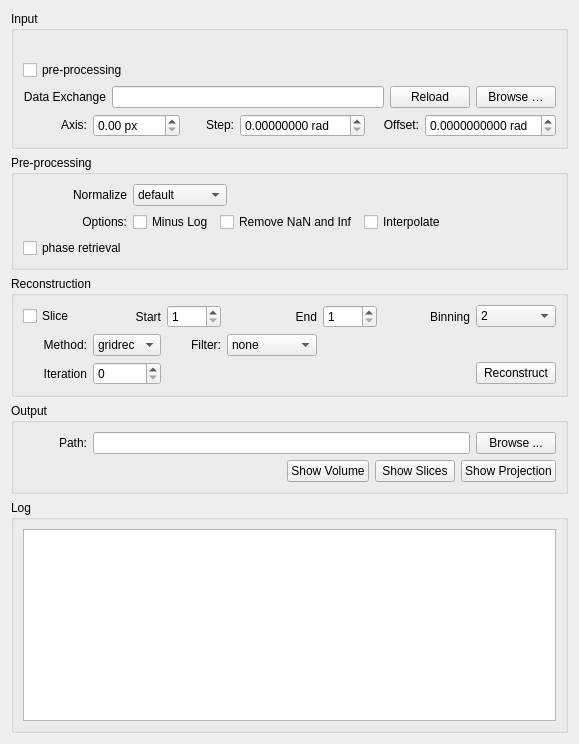
      <widget class="QWidget" name="tab_widgetPage1_2">
       <attribute name="title">
        <string>Reconstruct</string>
       </attribute>
       <layout class="QVBoxLayout" name="verticalLayout">
        <item>
         <widget class="QGroupBox" name="input_container">
          <property name="title">
           <string>Input</string>
          </property>
          <layout class="QVBoxLayout" name="verticalLayout_7">
           <item>
            <layout class="QGridLayout" name="gridLayout_4">
             <item row="0" column="5">
              <spacer name="horizontalSpacer_2">
               <property name="orientation">
                <enum>Qt::Horizontal</enum>
               </property>
               <property name="sizeHint" stdset="0">
                <size>
                 <width>40</width>
                 <height>20</height>
                </size>
               </property>
              </spacer>
             </item>
             <item row="1" column="0">
              <widget class="QCheckBox" name="pre_processing_box">
               <property name="sizePolicy">
                <sizepolicy hsizetype="Fixed" vsizetype="Fixed">
                 <horstretch>0</horstretch>
                 <verstretch>0</verstretch>
                </sizepolicy>
               </property>
               <property name="toolTip">
                <string notr="true"/>
               </property>
               <property name="text">
                <string>pre-processing</string>
               </property>
              </widget>
             </item>
            </layout>
           </item>
           <item>
            <layout class="QHBoxLayout" name="horizontalLayout_3">
             <item>
              <widget class="QLabel" name="input_path_label">
               <property name="sizePolicy">
                <sizepolicy hsizetype="Fixed" vsizetype="Fixed">
                 <horstretch>0</horstretch>
                 <verstretch>0</verstretch>
                </sizepolicy>
               </property>
               <property name="minimumSize">
                <size>
                 <width>64</width>
                 <height>0</height>
                </size>
               </property>
               <property name="toolTip">
                <string notr="true"/>
               </property>
               <property name="text">
                <string>Data Exchange</string>
               </property>
               <property name="alignment">
                <set>Qt::AlignRight|Qt::AlignTrailing|Qt::AlignVCenter</set>
               </property>
              </widget>
             </item>
             <item>
              <widget class="QLineEdit" name="input_path_line">
               <property name="enabled">
                <bool>true</bool>
               </property>
               <property name="sizePolicy">
                <sizepolicy hsizetype="Expanding" vsizetype="Fixed">
                 <horstretch>0</horstretch>
                 <verstretch>0</verstretch>
                </sizepolicy>
               </property>
               <property name="toolTip">
                <string notr="true"/>
               </property>
              </widget>
             </item>
             <item>
              <widget class="QPushButton" name="path_load_rec">
               <property name="text">
                <string>Reload</string>
               </property>
              </widget>
             </item>
             <item>
              <widget class="QPushButton" name="path_select_rec">
               <property name="sizePolicy">
                <sizepolicy hsizetype="Minimum" vsizetype="Fixed">
                 <horstretch>0</horstretch>
                 <verstretch>0</verstretch>
                </sizepolicy>
               </property>
               <property name="toolTip">
                <string notr="true"/>
               </property>
               <property name="text">
                <string>Browse …</string>
               </property>
              </widget>
             </item>
            </layout>
           </item>
           <item>
            <layout class="QGridLayout" name="params_layout" columnstretch="0,0,0,0,0,0,0,0">
             <property name="horizontalSpacing">
              <number>6</number>
             </property>
             <item row="0" column="3">
              <widget class="QDoubleSpinBox" name="axis_spin">
               <property name="sizePolicy">
                <sizepolicy hsizetype="Expanding" vsizetype="Fixed">
                 <horstretch>0</horstretch>
                 <verstretch>0</verstretch>
                </sizepolicy>
               </property>
               <property name="toolTip">
                <string notr="true"/>
               </property>
               <property name="suffix">
                <string> px</string>
               </property>
               <property name="maximum">
                <double>8192.000000000000000</double>
               </property>
               <property name="singleStep">
                <double>0.500000000000000</double>
               </property>
              </widget>
             </item>
             <item row="0" column="4">
              <widget class="QLabel" name="angle_label">
               <property name="sizePolicy">
                <sizepolicy hsizetype="Minimum" vsizetype="Fixed">
                 <horstretch>0</horstretch>
                 <verstretch>0</verstretch>
                </sizepolicy>
               </property>
               <property name="minimumSize">
                <size>
                 <width>48</width>
                 <height>0</height>
                </size>
               </property>
               <property name="toolTip">
                <string notr="true"/>
               </property>
               <property name="text">
                <string>Step:</string>
               </property>
               <property name="alignment">
                <set>Qt::AlignRight|Qt::AlignTrailing|Qt::AlignVCenter</set>
               </property>
              </widget>
             </item>
             <item row="0" column="2">
              <widget class="QLabel" name="axis_label">
               <property name="sizePolicy">
                <sizepolicy hsizetype="Minimum" vsizetype="Fixed">
                 <horstretch>0</horstretch>
                 <verstretch>0</verstretch>
                </sizepolicy>
               </property>
               <property name="minimumSize">
                <size>
                 <width>64</width>
                 <height>0</height>
                </size>
               </property>
               <property name="toolTip">
                <string notr="true"/>
               </property>
               <property name="text">
                <string>Axis:</string>
               </property>
               <property name="alignment">
                <set>Qt::AlignRight|Qt::AlignTrailing|Qt::AlignVCenter</set>
               </property>
              </widget>
             </item>
             <item row="0" column="6">
              <widget class="QLabel" name="offset_label">
               <property name="sizePolicy">
                <sizepolicy hsizetype="Minimum" vsizetype="Fixed">
                 <horstretch>0</horstretch>
                 <verstretch>0</verstretch>
                </sizepolicy>
               </property>
               <property name="minimumSize">
                <size>
                 <width>48</width>
                 <height>0</height>
                </size>
               </property>
               <property name="toolTip">
                <string notr="true"/>
               </property>
               <property name="text">
                <string>Offset:</string>
               </property>
               <property name="alignment">
                <set>Qt::AlignRight|Qt::AlignTrailing|Qt::AlignVCenter</set>
               </property>
              </widget>
             </item>
             <item row="0" column="5">
              <widget class="QDoubleSpinBox" name="angle_step">
               <property name="sizePolicy">
                <sizepolicy hsizetype="Expanding" vsizetype="Fixed">
                 <horstretch>0</horstretch>
                 <verstretch>0</verstretch>
                </sizepolicy>
               </property>
               <property name="toolTip">
                <string notr="true"/>
               </property>
               <property name="suffix">
                <string> rad</string>
               </property>
               <property name="decimals">
                <number>8</number>
               </property>
               <property name="maximum">
                <double>361.000000000000000</double>
               </property>
              </widget>
             </item>
             <item row="0" column="7">
              <widget class="QDoubleSpinBox" name="angle_offset">
               <property name="sizePolicy">
                <sizepolicy hsizetype="Expanding" vsizetype="Fixed">
                 <horstretch>0</horstretch>
                 <verstretch>0</verstretch>
                </sizepolicy>
               </property>
               <property name="toolTip">
                <string notr="true"/>
               </property>
               <property name="suffix">
                <string> rad</string>
               </property>
               <property name="decimals">
                <number>10</number>
               </property>
              </widget>
             </item>
            </layout>
           </item>
          </layout>
         </widget>
        </item>
        <item>
         <widget class="QGroupBox" name="preprocessing_container">
          <property name="enabled">
           <bool>true</bool>
          </property>
          <property name="sizePolicy">
           <sizepolicy hsizetype="Preferred" vsizetype="Preferred">
            <horstretch>0</horstretch>
            <verstretch>0</verstretch>
           </sizepolicy>
          </property>
          <property name="title">
           <string>Pre-processing</string>
          </property>
          <layout class="QVBoxLayout" name="verticalLayout_5">
           <item>
            <layout class="QGridLayout" name="gridLayout_3">
             <item row="1" column="1">
              <layout class="QHBoxLayout" name="horizontalLayout_7">
               <item>
                <widget class="QCheckBox" name="minus_log_box">
                 <property name="text">
                  <string>Minus Log</string>
                 </property>
                </widget>
               </item>
               <item>
                <widget class="QCheckBox" name="fix_naninf_box">
                 <property name="text">
                  <string>Remove NaN and Inf</string>
                 </property>
                </widget>
               </item>
               <item>
                <widget class="QCheckBox" name="interpolate_button">
                 <property name="sizePolicy">
                  <sizepolicy hsizetype="Fixed" vsizetype="Fixed">
                   <horstretch>0</horstretch>
                   <verstretch>0</verstretch>
                  </sizepolicy>
                 </property>
                 <property name="text">
                  <string>Interpolate</string>
                 </property>
                </widget>
               </item>
               <item>
                <spacer name="horizontalSpacer_6">
                 <property name="orientation">
                  <enum>Qt::Horizontal</enum>
                 </property>
                 <property name="sizeHint" stdset="0">
                  <size>
                   <width>40</width>
                   <height>20</height>
                  </size>
                 </property>
                </spacer>
               </item>
              </layout>
             </item>
             <item row="1" column="0">
              <widget class="QLabel" name="label_3">
               <property name="minimumSize">
                <size>
                 <width>64</width>
                 <height>0</height>
                </size>
               </property>
               <property name="text">
                <string>Options:</string>
               </property>
               <property name="alignment">
                <set>Qt::AlignRight|Qt::AlignTrailing|Qt::AlignVCenter</set>
               </property>
              </widget>
             </item>
             <item row="0" column="0">
              <widget class="QLabel" name="label_2">
               <property name="minimumSize">
                <size>
                 <width>64</width>
                 <height>0</height>
                </size>
               </property>
               <property name="text">
                <string>Normalize</string>
               </property>
               <property name="alignment">
                <set>Qt::AlignRight|Qt::AlignTrailing|Qt::AlignVCenter</set>
               </property>
              </widget>
             </item>
             <item row="0" column="1">
              <widget class="QComboBox" name="ffc_options_box">
               <property name="enabled">
                <bool>true</bool>
               </property>
               <property name="sizePolicy">
                <sizepolicy hsizetype="Fixed" vsizetype="Fixed">
                 <horstretch>0</horstretch>
                 <verstretch>0</verstretch>
                </sizepolicy>
               </property>
               <item>
                <property name="text">
                 <string>default</string>
                </property>
               </item>
               <item>
                <property name="text">
                 <string>background</string>
                </property>
               </item>
               <item>
                <property name="text">
                 <string>roi</string>
                </property>
               </item>
              </widget>
             </item>
             <item row="2" column="0">
              <widget class="QCheckBox" name="phase_correction_box">
               <property name="text">
                <string>phase retrieval</string>
               </property>
              </widget>
             </item>
            </layout>
           </item>
          </layout>
         </widget>
        </item>
        <item>
         <widget class="QGroupBox" name="reconstruction_container">
          <property name="title">
           <string>Reconstruction</string>
          </property>
          <layout class="QVBoxLayout" name="verticalLayout_8">
           <item>
            <layout class="QGridLayout" name="gridLayout">
             <item row="0" column="5">
              <widget class="QLabel" name="binning_label">
               <property name="minimumSize">
                <size>
                 <width>64</width>
                 <height>0</height>
                </size>
               </property>
               <property name="text">
                <string>Binning</string>
               </property>
               <property name="alignment">
                <set>Qt::AlignRight|Qt::AlignTrailing|Qt::AlignVCenter</set>
               </property>
              </widget>
             </item>
             <item row="2" column="6">
              <widget class="QPushButton" name="reco_button">
               <property name="sizePolicy">
                <sizepolicy hsizetype="Minimum" vsizetype="Fixed">
                 <horstretch>0</horstretch>
                 <verstretch>0</verstretch>
                </sizepolicy>
               </property>
               <property name="text">
                <string>Reconstruct</string>
               </property>
              </widget>
             </item>
             <item row="1" column="0">
              <widget class="QLabel" name="method_label">
               <property name="sizePolicy">
                <sizepolicy hsizetype="Minimum" vsizetype="Fixed">
                 <horstretch>0</horstretch>
                 <verstretch>0</verstretch>
                </sizepolicy>
               </property>
               <property name="minimumSize">
                <size>
                 <width>64</width>
                 <height>0</height>
                </size>
               </property>
               <property name="font">
                <font>
                 <weight>50</weight>
                 <bold>false</bold>
                </font>
               </property>
               <property name="text">
                <string>Method:</string>
               </property>
               <property name="alignment">
                <set>Qt::AlignRight|Qt::AlignTrailing|Qt::AlignVCenter</set>
               </property>
              </widget>
             </item>
             <item row="1" column="1">
              <widget class="QComboBox" name="method_box">
               <property name="sizePolicy">
                <sizepolicy hsizetype="Minimum" vsizetype="Fixed">
                 <horstretch>0</horstretch>
                 <verstretch>0</verstretch>
                </sizepolicy>
               </property>
               <property name="font">
                <font>
                 <weight>50</weight>
                 <bold>false</bold>
                </font>
               </property>
               <item>
                <property name="text">
                 <string>gridrec</string>
                </property>
               </item>
               <item>
                <property name="text">
                 <string>fbp</string>
                </property>
               </item>
               <item>
                <property name="text">
                 <string>mlem</string>
                </property>
               </item>
               <item>
                <property name="text">
                 <string>sirt</string>
                </property>
               </item>
               <item>
                <property name="text">
                 <string>sartfbp</string>
                </property>
               </item>
              </widget>
             </item>
             <item row="1" column="5">
              <spacer name="horizontalSpacer">
               <property name="orientation">
                <enum>Qt::Horizontal</enum>
               </property>
               <property name="sizeHint" stdset="0">
                <size>
                 <width>40</width>
                 <height>20</height>
                </size>
               </property>
              </spacer>
             </item>
             <item row="2" column="0">
              <widget class="QLabel" name="iterations_label">
               <property name="text">
                <string>Iteration</string>
               </property>
               <property name="alignment">
                <set>Qt::AlignRight|Qt::AlignTrailing|Qt::AlignVCenter</set>
               </property>
              </widget>
             </item>
             <item row="2" column="1">
              <widget class="QSpinBox" name="iterations"/>
             </item>
             <item row="0" column="1">
              <widget class="QLabel" name="label">
               <property name="text">
                <string>Start</string>
               </property>
               <property name="alignment">
                <set>Qt::AlignRight|Qt::AlignTrailing|Qt::AlignVCenter</set>
               </property>
              </widget>
             </item>
             <item row="0" column="0">
              <widget class="QCheckBox" name="slice_box">
               <property name="enabled">
                <bool>true</bool>
               </property>
               <property name="sizePolicy">
                <sizepolicy hsizetype="Fixed" vsizetype="Fixed">
                 <horstretch>0</horstretch>
                 <verstretch>0</verstretch>
                </sizepolicy>
               </property>
               <property name="mouseTracking">
                <bool>false</bool>
               </property>
               <property name="toolTip">
                <string notr="true"/>
               </property>
               <property name="statusTip">
                <string/>
               </property>
               <property name="whatsThis">
                <string/>
               </property>
               <property name="autoFillBackground">
                <bool>false</bool>
               </property>
               <property name="text">
                <string>Slice</string>
               </property>
               <property name="checked">
                <bool>false</bool>
               </property>
              </widget>
             </item>
             <item row="0" column="6">
              <widget class="QComboBox" name="binning_box">
               <property name="currentIndex">
                <number>1</number>
               </property>
               <item>
                <property name="text">
                 <string>1</string>
                </property>
               </item>
               <item>
                <property name="text">
                 <string>2</string>
                </property>
               </item>
               <item>
                <property name="text">
                 <string>4</string>
                </property>
               </item>
               <item>
                <property name="text">
                 <string>8</string>
                </property>
               </item>
              </widget>
             </item>
             <item row="0" column="3">
              <widget class="QLabel" name="slice_end_label">
               <property name="text">
                <string>End</string>
               </property>
               <property name="alignment">
                <set>Qt::AlignRight|Qt::AlignTrailing|Qt::AlignVCenter</set>
               </property>
              </widget>
             </item>
             <item row="0" column="4">
              <widget class="QSpinBox" name="slice_end">
               <property name="minimum">
                <number>1</number>
               </property>
               <property name="maximum">
                <number>4094</number>
               </property>
              </widget>
             </item>
             <item row="0" column="2">
              <widget class="QSpinBox" name="slice_start">
               <property name="enabled">
                <bool>true</bool>
               </property>
               <property name="sizePolicy">
                <sizepolicy hsizetype="Fixed" vsizetype="Fixed">
                 <horstretch>0</horstretch>
                 <verstretch>0</verstretch>
                </sizepolicy>
               </property>
               <property name="minimum">
                <number>1</number>
               </property>
               <property name="maximum">
                <number>4096</number>
               </property>
              </widget>
             </item>
             <item row="1" column="2">
              <widget class="QLabel" name="filter_label">
               <property name="text">
                <string>Filter:</string>
               </property>
               <property name="alignment">
                <set>Qt::AlignRight|Qt::AlignTrailing|Qt::AlignVCenter</set>
               </property>
              </widget>
             </item>
             <item row="1" column="3">
              <widget class="QComboBox" name="filter_box">
               <item>
                <property name="text">
                 <string>none</string>
                </property>
               </item>
               <item>
                <property name="text">
                 <string>shepp</string>
                </property>
               </item>
               <item>
                <property name="text">
                 <string>cosine</string>
                </property>
               </item>
               <item>
                <property name="text">
                 <string>hann</string>
                </property>
               </item>
               <item>
                <property name="text">
                 <string>hamming</string>
                </property>
               </item>
               <item>
                <property name="text">
                 <string>ramlak</string>
                </property>
               </item>
               <item>
                <property name="text">
                 <string>parzen</string>
                </property>
               </item>
               <item>
                <property name="text">
                 <string>butterworth</string>
                </property>
               </item>
              </widget>
             </item>
            </layout>
           </item>
          </layout>
         </widget>
        </item>
        <item>
         <widget class="QGroupBox" name="output_container">
          <property name="title">
           <string>Output</string>
          </property>
          <layout class="QVBoxLayout" name="verticalLayout_9">
           <item>
            <layout class="QHBoxLayout" name="horizontalLayout_4">
             <item>
              <widget class="QLabel" name="output_path_label">
               <property name="sizePolicy">
                <sizepolicy hsizetype="Minimum" vsizetype="Fixed">
                 <horstretch>0</horstretch>
                 <verstretch>0</verstretch>
                </sizepolicy>
               </property>
               <property name="minimumSize">
                <size>
                 <width>64</width>
                 <height>0</height>
                </size>
               </property>
               <property name="toolTip">
                <string/>
               </property>
               <property name="text">
                <string>Path:</string>
               </property>
               <property name="alignment">
                <set>Qt::AlignRight|Qt::AlignTrailing|Qt::AlignVCenter</set>
               </property>
              </widget>
             </item>
             <item>
              <widget class="QLineEdit" name="output_path_line">
               <property name="sizePolicy">
                <sizepolicy hsizetype="Expanding" vsizetype="Fixed">
                 <horstretch>0</horstretch>
                 <verstretch>0</verstretch>
                </sizepolicy>
               </property>
               <property name="toolTip">
                <string notr="true"/>
               </property>
              </widget>
             </item>
             <item>
              <widget class="QPushButton" name="output_path_button">
               <property name="sizePolicy">
                <sizepolicy hsizetype="Minimum" vsizetype="Fixed">
                 <horstretch>0</horstretch>
                 <verstretch>0</verstretch>
                </sizepolicy>
               </property>
               <property name="toolTip">
                <string notr="true"/>
               </property>
               <property name="text">
                <string>Browse ...</string>
               </property>
              </widget>
             </item>
            </layout>
           </item>
           <item>
            <layout class="QHBoxLayout" name="horizontalLayout_5">
             <item>
              <spacer name="horizontalSpacer_4">
               <property name="orientation">
                <enum>Qt::Horizontal</enum>
               </property>
               <property name="sizeHint" stdset="0">
                <size>
                 <width>40</width>
                 <height>20</height>
                </size>
               </property>
              </spacer>
             </item>
             <item>
              <widget class="QPushButton" name="show_volume_button">
               <property name="text">
                <string>Show Volume</string>
               </property>
              </widget>
             </item>
             <item>
              <widget class="QPushButton" name="show_slices_button">
               <property name="text">
                <string>Show Slices</string>
               </property>
              </widget>
             </item>
             <item>
              <widget class="QPushButton" name="show_projection_button">
               <property name="text">
                <string>Show Projection</string>
               </property>
              </widget>
             </item>
            </layout>
           </item>
          </layout>
         </widget>
        </item>
        <item>
         <widget class="QGroupBox" name="log_container">
          <property name="sizePolicy">
           <sizepolicy hsizetype="MinimumExpanding" vsizetype="MinimumExpanding">
            <horstretch>0</horstretch>
            <verstretch>0</verstretch>
           </sizepolicy>
          </property>
          <property name="title">
           <string>Log</string>
          </property>
          <layout class="QVBoxLayout" name="verticalLayout_10">
           <item>
            <widget class="QTextBrowser" name="text_browser">
             <property name="sizePolicy">
              <sizepolicy hsizetype="Minimum" vsizetype="Expanding">
               <horstretch>0</horstretch>
               <verstretch>0</verstretch>
              </sizepolicy>
             </property>
             <property name="font">
              <font>
               <family>Source Code Pro</family>
              </font>
             </property>
             <property name="frameShadow">
              <enum>QFrame::Sunken</enum>
             </property>
             <property name="midLineWidth">
              <number>0</number>
             </property>
            </widget>
           </item>
          </layout>
         </widget>
        </item>
       </layout>
      </widget>
